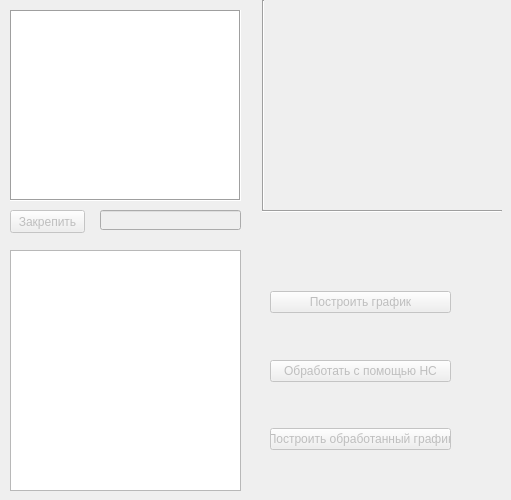
    <widget class="QWidget" name="Tempest">
     <attribute name="title">
      <string>Tempest</string>
     </attribute>
     <widget class="QListWidget" name="list_tempest">
      <property name="geometry">
       <rect>
        <x>10</x>
        <y>10</y>
        <width>231</width>
        <height>191</height>
       </rect>
      </property>
      <property name="frameShape">
       <enum>QFrame::Box</enum>
      </property>
     </widget>
     <widget class="QLabel" name="picture">
      <property name="enabled">
       <bool>true</bool>
      </property>
      <property name="geometry">
       <rect>
        <x>280</x>
        <y>10</y>
        <width>200</width>
        <height>190</height>
       </rect>
      </property>
      <property name="text">
       <string/>
      </property>
     </widget>
     <widget class="QPushButton" name="select_tempest">
      <property name="enabled">
       <bool>false</bool>
      </property>
      <property name="geometry">
       <rect>
        <x>10</x>
        <y>210</y>
        <width>75</width>
        <height>23</height>
       </rect>
      </property>
      <property name="text">
       <string>Закрепить</string>
      </property>
     </widget>
     <widget class="QTextEdit" name="tempest_txt">
      <property name="geometry">
       <rect>
        <x>10</x>
        <y>250</y>
        <width>231</width>
        <height>241</height>
       </rect>
      </property>
      <property name="readOnly">
       <bool>true</bool>
      </property>
     </widget>
     <widget class="QLineEdit" name="selected_tempest">
      <property name="enabled">
       <bool>false</bool>
      </property>
      <property name="geometry">
       <rect>
        <x>100</x>
        <y>210</y>
        <width>141</width>
        <height>20</height>
       </rect>
      </property>
      <property name="readOnly">
       <bool>true</bool>
      </property>
     </widget>
     <widget class="Line" name="line">
      <property name="geometry">
       <rect>
        <x>262</x>
        <y>196</y>
        <width>240</width>
        <height>31</height>
       </rect>
      </property>
      <property name="orientation">
       <enum>Qt::Horizontal</enum>
      </property>
     </widget>
     <widget class="Line" name="line_2">
      <property name="geometry">
       <rect>
        <x>243</x>
        <y>0</y>
        <width>41</width>
        <height>210</height>
       </rect>
      </property>
      <property name="orientation">
       <enum>Qt::Vertical</enum>
      </property>
     </widget>
     <widget class="QWidget" name="verticalLayoutWidget">
      <property name="geometry">
       <rect>
        <x>270</x>
        <y>250</y>
        <width>181</width>
        <height>241</height>
       </rect>
      </property>
      <layout class="QVBoxLayout" name="verticalLayout">
       <item>
        <spacer name="verticalSpacer_3">
         <property name="orientation">
          <enum>Qt::Vertical</enum>
         </property>
         <property name="sizeHint" stdset="0">
          <size>
           <width>20</width>
           <height>40</height>
          </size>
         </property>
        </spacer>
       </item>
       <item>
        <widget class="QPushButton" name="plot_tempest">
         <property name="enabled">
          <bool>false</bool>
         </property>
         <property name="text">
          <string>Построить график</string>
         </property>
        </widget>
       </item>
       <item>
        <spacer name="verticalSpacer_4">
         <property name="orientation">
          <enum>Qt::Vertical</enum>
         </property>
         <property name="sizeHint" stdset="0">
          <size>
           <width>20</width>
           <height>40</height>
          </size>
         </property>
        </spacer>
       </item>
       <item>
        <widget class="QPushButton" name="process_nn">
         <property name="enabled">
          <bool>false</bool>
         </property>
         <property name="text">
          <string>Обработать с помощью НС</string>
         </property>
        </widget>
       </item>
       <item>
        <spacer name="verticalSpacer_2">
         <property name="orientation">
          <enum>Qt::Vertical</enum>
         </property>
         <property name="sizeHint" stdset="0">
          <size>
           <width>20</width>
           <height>40</height>
          </size>
         </property>
        </spacer>
       </item>
       <item>
        <widget class="QPushButton" name="plot_processing">
         <property name="enabled">
          <bool>false</bool>
         </property>
         <property name="text">
          <string>Построить обработанный график</string>
         </property>
        </widget>
       </item>
       <item>
        <spacer name="verticalSpacer">
         <property name="orientation">
          <enum>Qt::Vertical</enum>
         </property>
         <property name="sizeHint" stdset="0">
          <size>
           <width>20</width>
           <height>40</height>
          </size>
         </property>
        </spacer>
       </item>
      </layout>
     </widget>
    </widget>
